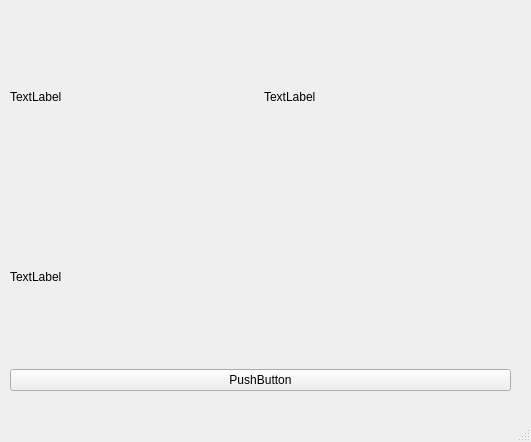
<?xml version="1.0" encoding="UTF-8"?>
<ui version="4.0">
 <class>MainWindow</class>
 <widget class="QMainWindow" name="MainWindow">
  <property name="geometry">
   <rect>
    <x>0</x>
    <y>0</y>
    <width>531</width>
    <height>442</height>
   </rect>
  </property>
  <property name="windowTitle">
   <string>MainWindow</string>
  </property>
  <widget class="QWidget" name="centralwidget">
   <widget class="QWidget" name="verticalLayoutWidget">
    <property name="geometry">
     <rect>
      <x>10</x>
      <y>10</y>
      <width>501</width>
      <height>381</height>
     </rect>
    </property>
    <layout class="QVBoxLayout" name="verticalLayout">
     <item>
      <layout class="QHBoxLayout" name="horizontalLayout">
       <item>
        <widget class="QLabel" name="label">
         <property name="text">
          <string>TextLabel</string>
         </property>
        </widget>
       </item>
       <item>
        <widget class="QLabel" name="label_2">
         <property name="text">
          <string>TextLabel</string>
         </property>
        </widget>
       </item>
      </layout>
     </item>
     <item>
      <widget class="QLabel" name="label_3">
       <property name="text">
        <string>TextLabel</string>
       </property>
      </widget>
     </item>
     <item>
      <widget class="QPushButton" name="pushButton">
       <property name="text">
        <string>PushButton</string>
       </property>
      </widget>
     </item>
    </layout>
   </widget>
  </widget>
  <widget class="QMenuBar" name="menubar">
   <property name="geometry">
    <rect>
     <x>0</x>
     <y>0</y>
     <width>531</width>
     <height>21</height>
    </rect>
   </property>
  </widget>
  <widget class="QStatusBar" name="statusbar"/>
 </widget>
 <resources/>
 <connections/>
</ui>
